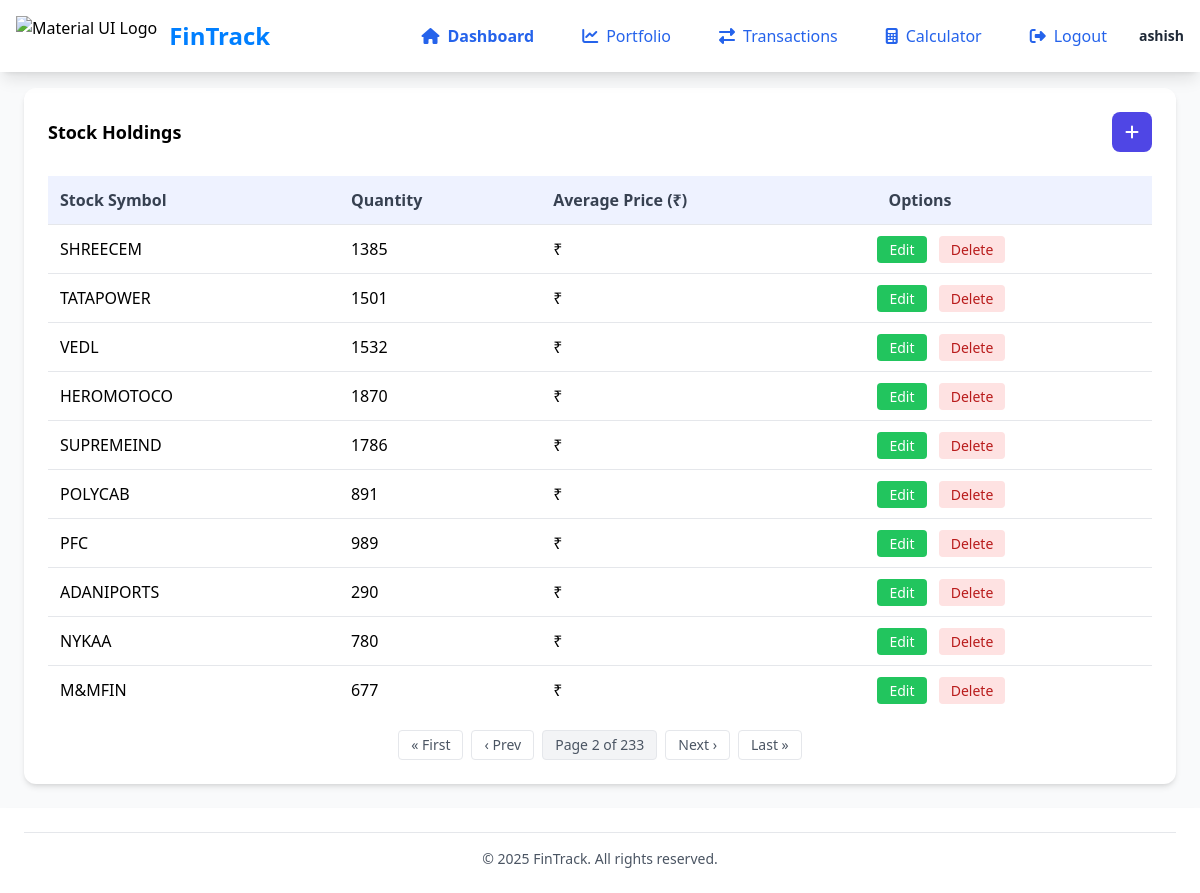
Screenshot of /transaction/?page=2 (signed in) with the database file from the repository.
### stocks/models.py (models this page shows, shortened)
class StockTransaction(models.Model):
    TRANSACTION_TYPES = (
        ("BUY", "Buy"),
        ("SELL", "Sell"),
    )
    user = models.ForeignKey(User, on_delete=models.CASCADE)
    stock_symbol = models.CharField(max_length=10)
    transaction_type = models.CharField(max_length=4, choices=TRANSACTION_TYPES)
    quantity = models.PositiveIntegerField()
    price_per_share = models.DecimalField(max_digits=10, decimal_places=2)
    transaction_date = models.DateTimeField(auto_now_add=True)

### stocks/views.py (the view)
# urls.py: path("transaction/", views.transactions_list, name="transactions-list"),
@login_required
def transactions_list(request):
    transactions = StockTransaction.objects.filter(user=request.user)
    portfolio = defaultdict(
        lambda: {
            "quantity": 0,
            "total_cost": Decimal("0.00"),
            "latest_transaction": None,
        }
    )
    for trans in transactions:
        data = portfolio[trans.stock_symbol]
        if trans.transaction_type == "BUY":
            data["quantity"] += trans.quantity
            data["total_cost"] += trans.quantity * trans.price_per_share
        else:  # SELL
            data["quantity"] -= trans.quantity
            data["total_cost"] -= trans.quantity * trans.price_per_share
        if (
            data["latest_transaction"] is None
            or trans.transaction_date > data["latest_transaction"].transaction_date
        ):
            data["latest_transaction"] = trans
    for symbol, data in portfolio.items():
        if data["quantity"] > 0:
            data["avg_price"] = data["total_cost"] / data["quantity"]
        else:
            data["avg_price"] = Decimal("0.00")
            data["quantity"] = 0
    portfolio = {
        symbol: {
            "symbol": symbol,
            "quantity": data["quantity"],
            "avg_price": data["avg_price"],
            "latest_pk": (
                data["latest_transaction"].pk if data["latest_transaction"] else None
            ),
        }
        for symbol, data in portfolio.items()
        if data["quantity"] > 0
    }
    portfolio_list = list(portfolio.values())
    paginator = Paginator(portfolio_list, 10)
    page_number = request.GET.get("page")
    page_obj = paginator.get_page(page_number)
    return render(request, "transactions.html", {"page_obj": page_obj})

### stocks/templatetags/custom_filter.py (called while the page is built)
@register.filter(name="format_indian_currency")
def format_indian_currency(number):
    if not number or (isinstance(number, float) and isnan(number)):
        return "₹0"
    try:
        indian_currency_format = format_number(number, locale="en_IN")
    except Exception:
        return "-"
    return "₹" + str(indian_currency_format)

### stocks/templates/transactions.html (shortened to what this page needs)
{% extends 'base.html' %}
{% load custom_filter %}
{% block content %}
<div class="bg-white rounded-xl shadow-md p-6">
    {% if page_obj %}
    <div class="flex justify-between items-center mb-6">
        <h3 class="font-bold text-lg">Stock Holdings</h3>
        <a href="{% url 'add-transaction' %}"
           class="bg-indigo-600 hover:bg-indigo-700 text-white w-10 h-10 flex items-center justify-center rounded-lg transition">
            <i class="fas fa-plus"></i>
        </a>
    </div>
    <div class="overflow-x-auto">
        <table class="w-full">
            <thead>
                <tr class="bg-indigo-50 text-gray-700">
                    <th class="p-3 text-left">Stock Symbol</th>
                    <th class="p-3 text-left">Quantity</th>
                    <th class="p-3 text-left">Average Price (₹)</th>
                    <th class="p-3 text-left">Options</th>
                </tr>
            </thead>
            <tbody>
                {% for item in page_obj %}
                <tr class="border-t hover:bg-gray-50 transition-colors">
                    <td class="p-3">{{ item.symbol }}</td>
                    <td class="p-3">{{ item.quantity }}</td>
                    <td class="p-3">{{ item.avg_price|format_indian_currency }}</td>
                    <td class="space-x-2">
                        <a href="{% url 'edit_transaction' item.latest_pk %}"
                           class="bg-green-500 text-white px-3 py-1 rounded hover:bg-green-600 text-sm">Edit</a>
                        <a href="{% url 'delete_transaction' item.latest_pk %}"
                           class="bg-red-100 text-red-700 px-3 py-1 rounded hover:bg-red-200 text-sm"
                           onclick="return confirm('Are you sure you want to delete this Transaction?');">Delete</a>
                    </td>
                </tr>
                {% endfor %}
            </tbody>
        </table>
    </div>
    <div class="mt-4 flex justify-center items-center space-x-2 text-sm text-gray-600">
        {% if page_obj.has_previous %}
            <a href="?page=1" class="px-3 py-1 border rounded hover:bg-gray-100">« First</a>
            <a href="?page={{ page_obj.previous_page_number }}" class="px-3 py-1 border rounded hover:bg-gray-100">‹ Prev</a>
        {% endif %}
        <span class="px-3 py-1 border rounded bg-gray-100">
            Page {{ page_obj.number }} of {{ page_obj.paginator.num_pages }}
        </span>
        {% if page_obj.has_next %}
            <a href="?page={{ page_obj.next_page_number }}" class="px-3 py-1 border rounded hover:bg-gray-100">Next ›</a>
            <a href="?page={{ page_obj.paginator.num_pages }}" class="px-3 py-1 border rounded hover:bg-gray-100">Last »</a>
        {% endif %}
    </div>
    {% else %}
    <p class="text-gray-600">No stocks in your portfolio.</p>
    <a href="{% url 'add-transaction' %}" class="mt-4 inline-block bg-indigo-600 text-white px-4 py-3 rounded-lg hover:bg-indigo-700">Add Transaction</a>
    {% endif %}
</div>
{% endblock %}

### stocks/templates/base.html (shortened to what this page needs)
{% load static %}
<!DOCTYPE html>
<html lang="en">
<head>
    <script src="https://cdn.tailwindcss.com"></script>
    <link rel="stylesheet" href="https://cdnjs.cloudflare.com/ajax/libs/font-awesome/6.4.0/css/all.min.css">
    <link rel="stylesheet" href="{% static 'css/styles.css' %}">
</head>
<body class="bg-gray-50 font-sans flex flex-col min-h-screen">
    <nav id="navbar" class="navbar fixed top-0 left-0 w-full bg-white shadow-lg z-40">
        <div class="flex items-center justify-between p-4">
            <div class="flex items-center">
                <img src="https://mui.com/static/logo.png" alt="Material UI Logo" class="h-10 mr-3">
                <h1 class="text-2xl font-bold" style="color: #007FFF;">FinTrack</h1>
            </div>
            <div class="hidden md:flex items-center space-x-4">
                {% for link in request.sidebar_nav_links %}
                <a href="{{ link.url }}" class="flex items-center px-4 py-2 rounded-lg {% if link.is_active %}bg-indigo-50 text-indigo-600{% else %}text-blue-600 hover:bg-indigo-50 hover:text-indigo-600{% endif %} {% if link.font_semibold %}font-semibold{% endif %} transition-colors">
                    <i class="fas {{ link.icon }} mr-2"></i>
                    {{ link.name }}
                </a>
                {% endfor %}
                {% if request.sidebar_user %}
                <div class="flex items-center">
                    <div class="text-sm">
                        <p class="font-semibold text-gray-800">{{ request.sidebar_user.name }}</p>
                    </div>
                </div>
                {% endif %}
            </div>
        </div>
    </nav>
    <div class="mt-16 flex-grow main-content">
        <div class="p-6">
            {% block content %}
            {% endblock %}
        </div>
    </div>
    <footer class="bg-white shadow-md p-6">
        <div class="border-t border-gray-200 pt-4 text-center">
            <p class="text-sm text-gray-600">
                &copy; {% now "Y" %} FinTrack. All rights reserved.
            </p>
        </div>
    </footer>
</body>
</html>

### stocks/static/css/styles.css (style rules this page uses)
body { font-family: Arial, sans-serif; }
.navbar { transition: all 0.3s ease; }

### rows the page displays
StockTransaction: symbol "SHREECEM"
StockTransaction: symbol "TATAPOWER"
StockTransaction: symbol "VEDL"
StockTransaction: symbol "HEROMOTOCO"
StockTransaction: symbol "SUPREMEIND"
StockTransaction: symbol "POLYCAB"
StockTransaction: symbol "PFC"
StockTransaction: symbol "ADANIPORTS"
StockTransaction: symbol "NYKAA"
StockTransaction: symbol "M&MFIN"

### other values shown
{{ link.name }} "Dashboard" "Portfolio" "Transactions" "Calculator" "Logout"
{{ request.sidebar_user.name }} "ashish"
{{ item.quantity }} "1385" "1501" "1532" "1870" "1786" "891" "989" "290" "780" "677"
{{ item.avg_price|format_indian_currency }} "₹" "₹" "₹" "₹" "₹" "₹" "₹" "₹" "₹" "₹"
{{ page_obj.number }} "2"
{{ page_obj.paginator.num_pages }} "233"
